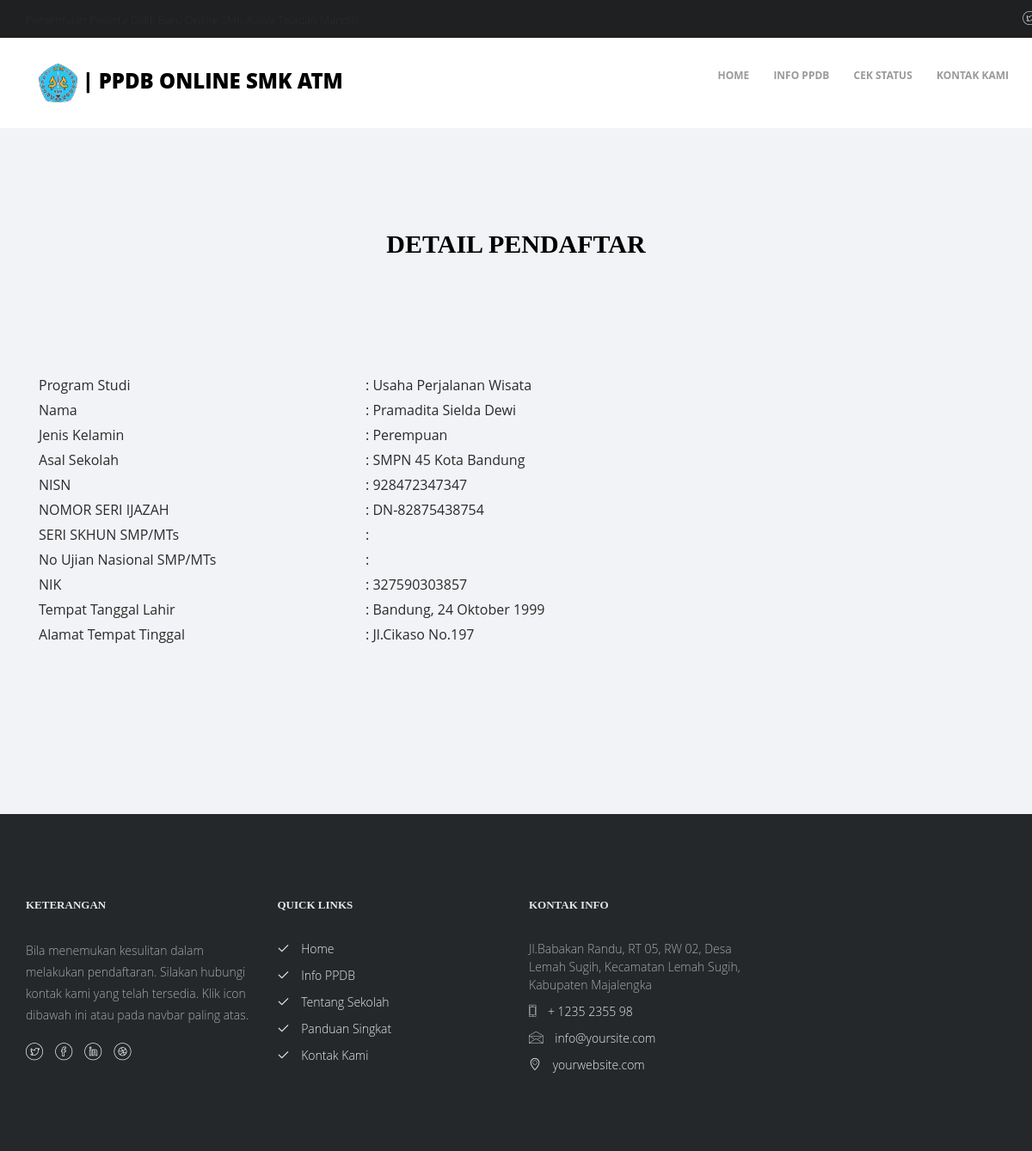
The page /home/detail_pendaftar/1 on the database its author committed.
### tables this page shows
CREATE TABLE `siswa` (
  `id` int(11) UNSIGNED NOT NULL,
  `Tanggal_Daftar` varchar(128) NOT NULL,
  `REG` varchar(25) NOT NULL,
  `Tingkat` varchar(5) NOT NULL,
  `Prodi` varchar(50) NOT NULL,
  `Nama_Siswa` varchar(100) NOT NULL,
  `Jenis_Kelamin` varchar(20) NOT NULL,
  `Asal_Sekolah` varchar(50) NOT NULL,
  `NISN` varchar(50) NOT NULL,
  `No_Ijazah` varchar(50) DEFAULT NULL,
  `No_SKHUN` varchar(50) DEFAULT NULL,
  `No_UN` varchar(50) DEFAULT NULL,
  `NIK` varchar(50) NOT NULL,
  `TTL` varchar(100) NOT NULL,
  `Alamat_Tinggal` varchar(256) NOT NULL,
  `Transportasi` varchar(50) NOT NULL,
  `Jenis_Tinggal` varchar(35) NOT NULL,
  `Rencana_Tinggal` varchar(35) NOT NULL,
  `Ukuran_Pakaian` varchar(5) NOT NULL,
  `No_HP` varchar(15) NOT NULL,
  `Email` varchar(50) NOT NULL,
  `No_KKS` varchar(50) DEFAULT NULL,
  `Nama_Ayah` varchar(100) NOT NULL,
  `Lahir_Ayah` varchar(50) NOT NULL,
  `Pekerjaan_Ayah` varchar(35) NOT NULL,
  `Pendidikan_Ayah` varchar(35) NOT NULL,
  `Penghasilan_Ayah` varchar(30) NOT NULL,
  `Nama_Ibu` varchar(100) NOT NULL,
  `Lahir_Ibu` varchar(50) NOT NULL,
  `Pekerjaan_Ibu` varchar(35) NOT NULL,
  `Pendidikan_Ibu` varchar(35) NOT NULL,
  `Penghasilan_Ibu` varchar(30) NOT NULL,
  `Nama_Wali` varchar(100) DEFAULT NULL,
  `Lahir_Wali` varchar(50) NOT NULL,
  `Pekerjaan_Wali` varchar(35) DEFAULT NULL,
  `Pendidikan_Wali` varchar(35) DEFAULT NULL,
  `Penghasilan_Wali` varchar(30) DEFAULT NULL,
  `Tinggi_Badan` varchar(5) NOT NULL,
  `Berat_Badan` varchar(5) NOT NULL,
  `Jarak_Sekolah` varchar(5) NOT NULL,
  `Waktu_Tempuh` varchar(5) NOT NULL,
  `Saudara_Kandung` varchar(2) NOT NULL,
  `Prestasi_1` varchar(256) DEFAULT NULL,
  `Prestasi_2` varchar(256) DEFAULT NULL,
  `Prestasi_3` varchar(256) DEFAULT NULL,
  `Beasiswa_1` varchar(256) DEFAULT NULL,
  `Beasiswa_2` varchar(256) DEFAULT NULL,
  `Beasiswa_3` varchar(256) DEFAULT NULL,
  `Akta_Lahir` varchar(256) NOT NULL,
  `KK` varchar(256) NOT NULL,
  `Bio_Raport` varchar(256) NOT NULL,
  `KTP_Ayah` varchar(256) NOT NULL,
  `KTP_Ibu` varchar(256) NOT NULL,
  `Ijazah_SMP` varchar(256) DEFAULT NULL,
  `SKHUN_SMP` varchar(256) DEFAULT NULL,
  `Surat_Lulus_SMP` varchar(256) DEFAULT NULL,
  `KPS/PKH` varchar(256) DEFAULT NULL,
  `Password` varchar(256) NOT NULL,
  `role_id` int(11) NOT NULL,
  `status_lolos` int(11) NOT NULL DEFAULT '0'
);

### application/controllers/home.php (called while the page is built, shortened)
<?php
class home extends CI_Controller
{
    public function __construct()
    {
        $this->load->model('model_siswa');
    }
    public function detail_pendaftar($id)
    {
        $data['judul'] = 'PPDB | DETAIL CALON SISWA';
        $data['siswa'] = $this->model_siswa->getsiswabyid($id);
        $this->load->view('templates/header1', $data);
        $this->load->view('utama/a_detail_siswa', $data);
        $this->load->view('templates/footer1');
    }
}

### index.php (called while the page is built, shortened)
<?php
require_once BASEPATH.'core/CodeIgniter.php';

### application/models/model_siswa.php (called while the page is built, shortened)
<?php
class model_siswa extends CI_model
{
    public function getsiswabyid($id)
    {
        return $this->db->get_where('siswa', ['id' => $id])->row_array();
    }
}

### application/views/utama/a_detail_siswa.php (the view)
<div class="colorlib-blog colorlib-light-grey">
    <div class="container">
        <div class="row">
            <div class="col-md-12 text-center colorlib-heading animate-box">
                <h2>DETAIL PENDAFTAR</h2>
            </div>
            <div class="col-md-12 colorlib-heading animate-box">
                <ul class="list-unstyled">
                    <li>
                        <div class="form-group">
                            <div class="form-group"> <label class="col-sm-4 control-label dark" for="Prodi">Program Studi </label>
                                <div class="col-sm-5">
                                    <label> : <?php echo $siswa["Prodi"]; ?></label>
                                </div>
                            </div>
                    </li>
                    <li>
                        <div class="form-group"><label class="col-sm-4 control-label" for="Nama_Siswa">Nama </label>
                            <div class="col-sm-5">
                                <label> : <?php echo $siswa["Nama_Siswa"]; ?></label>
                            </div>
                        </div>
                    </li>
                    <li>
                        <div class="form-group"><label class="col-sm-4 control-label " for="jk">Jenis Kelamin </label>
                            <div class="col-sm-5">
                                <label> : <?php echo $siswa["Jenis_Kelamin"]; ?></label>
                            </div>
                        </div>
                    </li>
                    <li>
                        <div class="form-group"><label class="col-sm-4 control-label" for="asek">Asal Sekolah </label>
                            <div class="col-sm-5">
                                <label> : <?php echo $siswa["Asal_Sekolah"]; ?></label>
                            </div>
                        </div>
                    </li>
                    <li>
                        <div class="form-group"><label class="col-sm-4 control-label" for="asek">NISN </label>
                            <div class="col-sm-5">
                                <label> : <?php echo $siswa["NISN"]; ?></label>
                            </div>
                        </div>
                    </li>
                    <li>
                        <div class="form-group"><label class="col-sm-4 control-label" for="ijazah">NOMOR SERI IJAZAH </label>
                            <div class="col-sm-5">
                                <label> : <?php echo $siswa["No_Ijazah"]; ?></label>
                            </div>
                        </div>
                    </li>
                    <li>
                        <div class="form-group"><label class="col-sm-4 control-label" for="skhun">SERI SKHUN SMP/MTs </label>
                            <div class="col-sm-5">
                                <label> : <?php echo $siswa["No_SKHUN"]; ?></label>
                            </div>
                        </div>
                    </li>
                    <li>
                        <div class="form-group"><label class="col-sm-4 control-label" for="un">No Ujian Nasional SMP/MTs </label>
                            <div class="col-sm-5">
                                <label> : <?php echo $siswa["No_UN"]; ?></label>
                    <li>
                        <div class="form-group"><label class="col-sm-4 control-label" for="nik">NIK </label>
                            <div class="col-sm-5">
                                <label> : <?php echo $siswa["NIK"]; ?></label>
                            </div>
                        </div>
                    </li>
                    <li>
                        <div class="form-group"><label class="col-sm-4 control-label" for="tl">Tempat Tanggal Lahir </label>
                            <div class="col-sm-5">
                                <label> : <?php echo $siswa["TTL"]; ?></label>
                            </div>
                        </div>
                    </li>
                    <li>
                        <div class="form-group"><label class="col-sm-4 control-label" for="att">Alamat Tempat Tinggal </label>
                            <div class="col-sm-5">
                                <label> : <?php echo $siswa["Alamat_Tinggal"]; ?></label>
                            </div>
                        </div>
                    </li>
                </ul>
            </div>
        </div>
    </div>
</div>
</div>

### assets/css/style.css (style rules this page uses)
body { font-family: "Open Sans", Arial, sans-serif; font-weight: 300; font-size: 16px; line-height: 1.5; color: #2c2a2a; background: #fff; }
h1, h2, h3, h4, h5, h6, figure { color: #000; font-family: "Playfair Display", Georgia, serif; font-weight: 400; margin: 0 0 20px 0; line-height: 1.5; }
.colorlib-light-grey { background: #f2f3f7; }
.colorlib-event, .colorlib-trainers, .colorlib-classes, #colorlib-about, #colorlib-services, #colorlib-contact, #colorlib-testimony, .colorlib-blog, #colorlib-project, #colorlib-subscribe { padding: 7em 0; clear: both; }
.form-group { margin-bottom: 30px; }
.form-group label { font-weight: 400; }
.colorlib-heading { margin-bottom: 5em; }
.colorlib-heading h2 { font-size: 30px; font-weight: 900; text-transform: uppercase; }

### rows shown on the page
siswa: Prodi "Usaha Perjalanan Wisata", Nama_Siswa "Pramadita Sielda Dewi", Jenis_Kelamin "Perempuan", Asal_Sekolah "SMPN 45 Kota Bandung", NISN "928472347347", No_Ijazah "DN-82875438754", NIK "327590303857", TTL "Bandung, 24 Oktober 1999", Alamat_Tinggal "Jl.Cikaso No.197"
